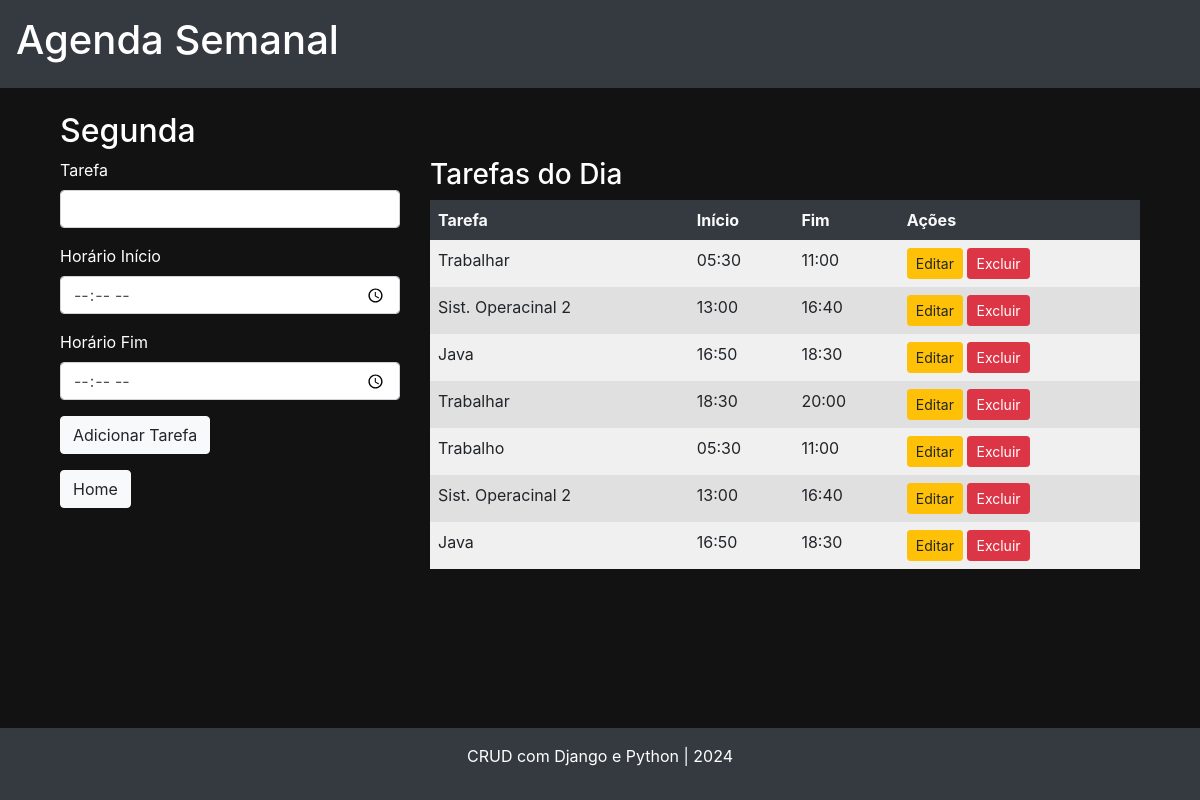
Screenshot of /dia/segunda/ (signed in) with the database file from the repository.
### core/models.py (models this page shows, shortened)
class Tarefa(models.Model):
    DIA_CHOICES = [
        ('segunda', 'Segunda-feira'),
        ('terca', 'Terça-feira'),
        ('quarta', 'Quarta-feira'),
        ('quinta', 'Quinta-feira'),
        ('sexta', 'Sexta-feira'),
        ('sabado', 'Sábado'),
        ('domingo', 'Domingo'),
    ]
    dia = models.CharField(max_length=10, choices=DIA_CHOICES)
    tarefa = models.CharField(max_length=255)
    horario_inicio = models.TimeField()
    horario_fim = models.TimeField()
    user = models.ForeignKey(User, on_delete=models.CASCADE)

### core/views.py (the view, shortened to what this page needs)
# urls.py: path('dia/<str:dia>/', dia_da_semana, name='dia_da_semana'),
@login_required
def dia_da_semana(request, dia):
    tarefas = Tarefa.objects.filter(dia=dia, user=request.user)
    context = {
        'dia': dia,
        'tarefas': tarefas
    }
    return render(request, "dia.html", context)

### templates/dia.html (shortened to what this page needs)
{% extends 'base.html' %}
{% block content %}
<div class="container">
    <h2>{{ dia|title }}</h2>
    <div class="row">
        <div class="col-md-4">
            <form method="POST">
                <div class="mb-3">
                    <label for="tarefa" class="form-label">Tarefa</label>
                    <input type="text" class="form-control" id="tarefa" name="tarefa">
                </div>
                <div class="mb-3">
                    <label for="horario_inicio" class="form-label">Horário Início</label>
                    <input type="time" class="form-control" id="horario_inicio" name="horario_inicio">
                </div>
                <div class="mb-3">
                    <label for="horario_fim" class="form-label">Horário Fim</label>
                    <input type="time" class="form-control" id="horario_fim" name="horario_fim">
                </div>
                <button type="submit" class="btn btn-light">Adicionar Tarefa</button>
            </form>
            <a href="{% url 'home' %}" class="btn btn-light mt-3">Home</a>
        </div>
        <div class="col-md-8">
            <h3>Tarefas do Dia</h3>
            <table class="table table-striped">
                <thead>
                    <tr>
                        <th scope="col">Tarefa</th>
                        <th scope="col">Início</th>
                        <th scope="col">Fim</th>
                        <th scope="col">Ações</th>
                    </tr>
                </thead>
                <tbody>
                    {% for tarefa in tarefas %}
                    <tr>
                        <td>{{ tarefa.tarefa }}</td>
                        <td>{{ tarefa.horario_inicio }}</td>
                        <td>{{ tarefa.horario_fim }}</td>
                        <td>
                            <a href="{% url 'editar_tarefa' tarefa.id %}" class="btn btn-warning btn-sm">Editar</a>
                            <a href="{% url 'excluir_tarefa' tarefa.id %}" class="btn btn-danger btn-sm">Excluir</a>
                        </td>
                    </tr>
                    {% endfor %}
                </tbody>
            </table>
        </div>
    </div>
</div>
{% endblock %}

### templates/base.html (shortened to what this page needs)
{% load static %}
<!DOCTYPE html>
<html lang="pt-BR">
<head>
    <link href="https://stackpath.bootstrapcdn.com/bootstrap/4.5.2/css/bootstrap.min.css" rel="stylesheet">
    <link rel="stylesheet" href="{% static 'css/styles.css' %}">
</head>
<body>
    <header class="bg-dark text-white p-3 mb-4">
        <h1>Agenda Semanal</h1>
    </header>
    <main class="container">
        {% block content %}
        {% endblock %}
    </main>
    <footer class="bg-dark text-white text-center p-3 mt-4">
        <p>CRUD com Django e Python | 2024</p>
    </footer>
</body>
</html>

### static/css/styles.css (style rules this page uses)
html, body { height: 100%; margin: 0; }
body { display: flex; flex-direction: column; }
main { flex: 1; }
body { background-color: #121212; color: #ffffff; }
header, footer { background-color: #000000; color: #ffffff; }
a { color: #ffffff; }
table.table-striped { width: 100%; border-collapse: collapse; color: #f8f9fa; }
table.table-striped th, table.table-striped td { padding: 8px; border: none; }
table.table-striped th { background-color: #343a40; color: #f8f9fa; }
table.table-striped tr:nth-child(odd) { background-color: #f0f0f0; color: #212529; }
table.table-striped tr:nth-child(even) { background-color: #e0e0e0; color: #212529; }
.btn-light { background-color: #f8f9fa; color: #212529; }

### rows the page displays
Tarefa: tarefa "Trabalhar", horario_inicio "05:30", horario_fim "11:00"
Tarefa: tarefa "Sist. Operacinal 2", horario_inicio "13:00", horario_fim "16:40"
Tarefa: tarefa "Java", horario_inicio "16:50", horario_fim "18:30"
Tarefa: tarefa "Trabalhar", horario_inicio "18:30", horario_fim "20:00"
Tarefa: tarefa "Trabalho", horario_inicio "05:30", horario_fim "11:00"
Tarefa: tarefa "Sist. Operacinal 2", horario_inicio "13:00", horario_fim "16:40"
Tarefa: tarefa "Java", horario_inicio "16:50", horario_fim "18:30"

### other values shown
{{ dia|title }} "Segunda"
